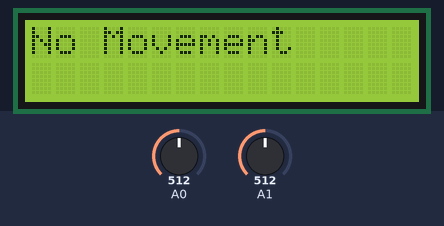
The sketch below on a simulated Arduino Uno, built with avr-gcc and run on an emulated ATmega328P. Parts: 16×2 character LCD. The test bench sets the inputs (shaded band); at power-on: A0 = 512, A1 = 512.

Above: at 1.2 s.
1.3 s: A0 set to 227
2.8 s: A0 set to 201
At 3.6 s:
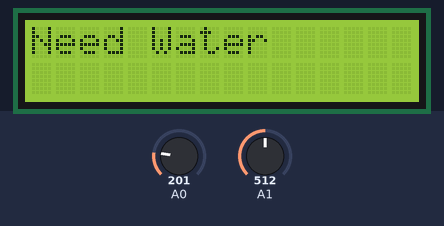
4.5 s: A0 set to 146
6.0 s: A0 set to 121
At 6.8 s:
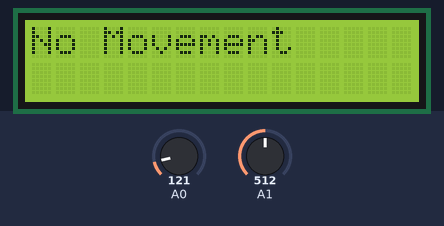
7.6 s: A1 set to 264
9.1 s: A1 set to 242
At 10.0 s:
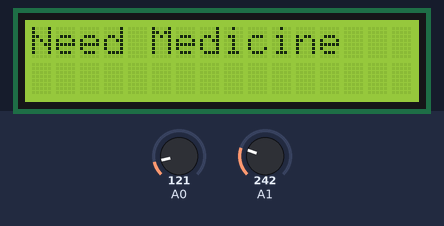
Timing chart, 0 to 11.6 s (numbered marks = the images above; inputs shaded):
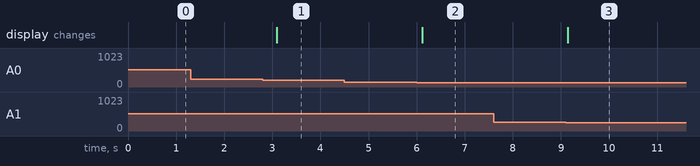

Measured:
- the behaviour switches between 213 and 212 on A0 (found by bisection; images 0 and 1)
- the behaviour switches between 134 and 133 on A0 (found by bisection; images 1 and 2)
- the behaviour switches between 253 and 252 on A1 (found by bisection; images 2 and 3)
- after the input at 1.3 s, every drawn part: stays the same
- after the input at 2.8 s, the display: changes after 0.29 s (image 1)
- after the input at 4.5 s, every drawn part: stays the same
- after the input at 6.0 s, the display: changes after 0.12 s (image 2)
- after the input at 7.6 s, every drawn part: stays the same
- after the input at 9.1 s, the display: changes at once (image 3)

The sketch:

flex_sensor_disablity_code.ino
```cpp
#include<LiquidCrystal.h>
LiquidCrystal lcd(8,7,6,5,4,3);
void setup() {
  // put your setup code here, to run once:
  pinMode(A0,INPUT);
  pinMode(A1,INPUT);
  lcd.begin(16,2);

}

void loop() {
  // put your main code here, to run repeatedly:
  int a = analogRead(A0);
  int b = analogRead(A1);

  int c = map(a,93,293,0,500);
  int d = map(b,93,293,0,500);

  lcd.clear();
  lcd.setCursor(0,0);

  if (c > 100 && c < 300) {
    lcd.print("Need Water");
  } else if (d > 200 && d < 400) {
    lcd.print("Need Medicine");
  } else {
    lcd.print("No Movement");
  }

  delay(500);
}
```
